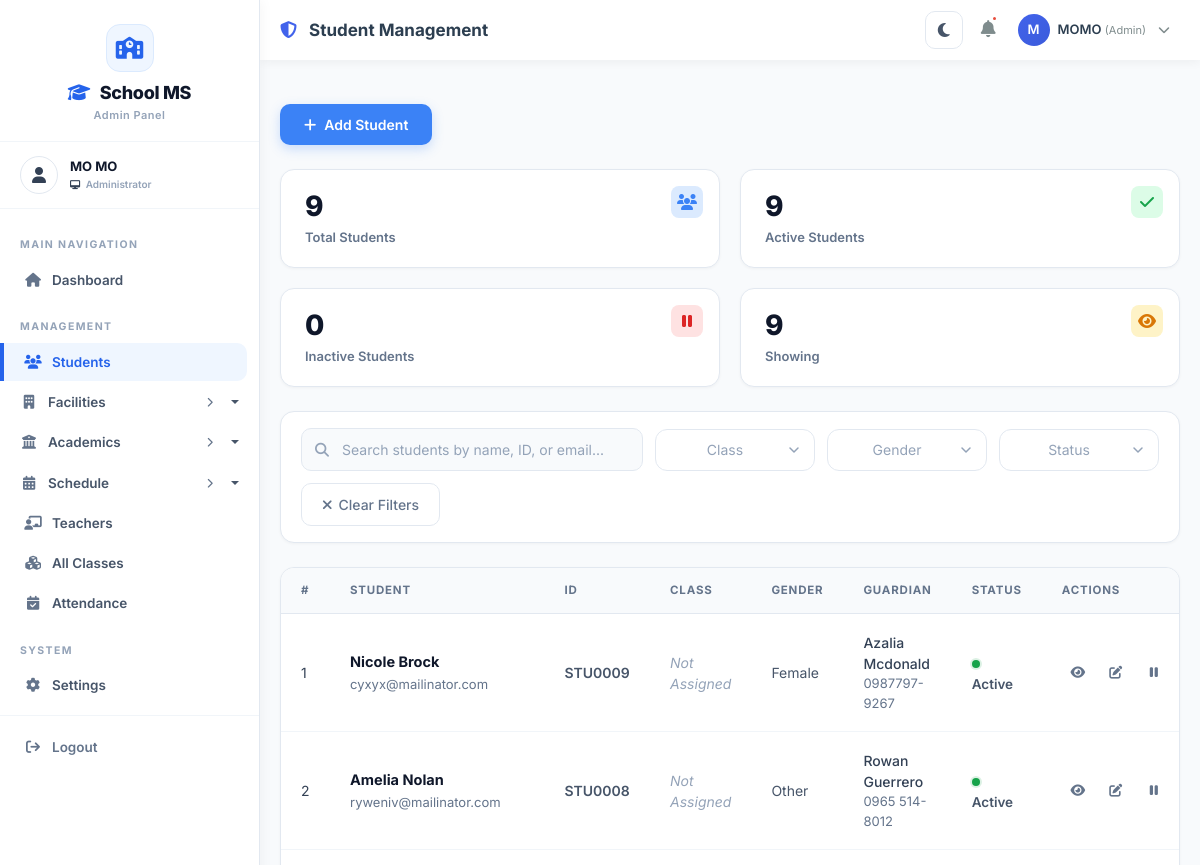
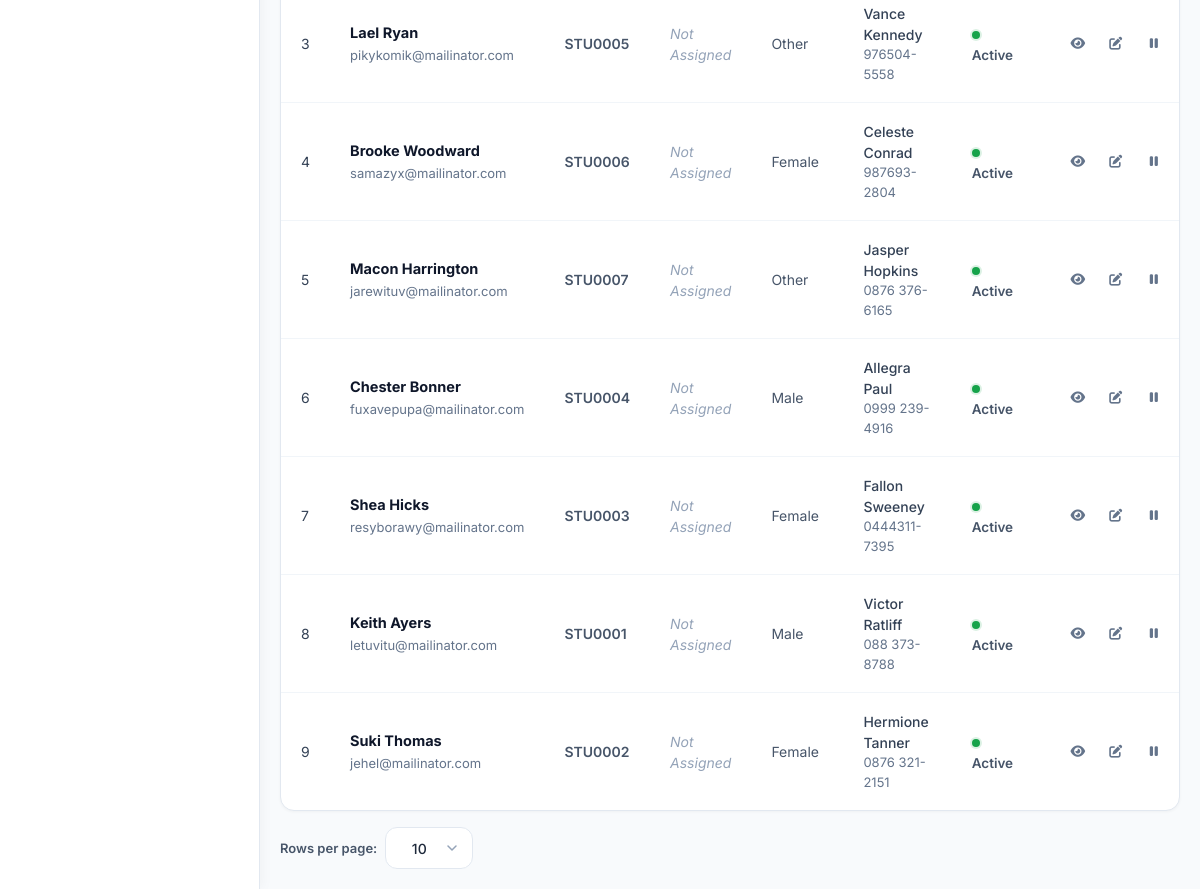
The app's page /students/list/ (signed in), older data (2 pictures, top to bottom).
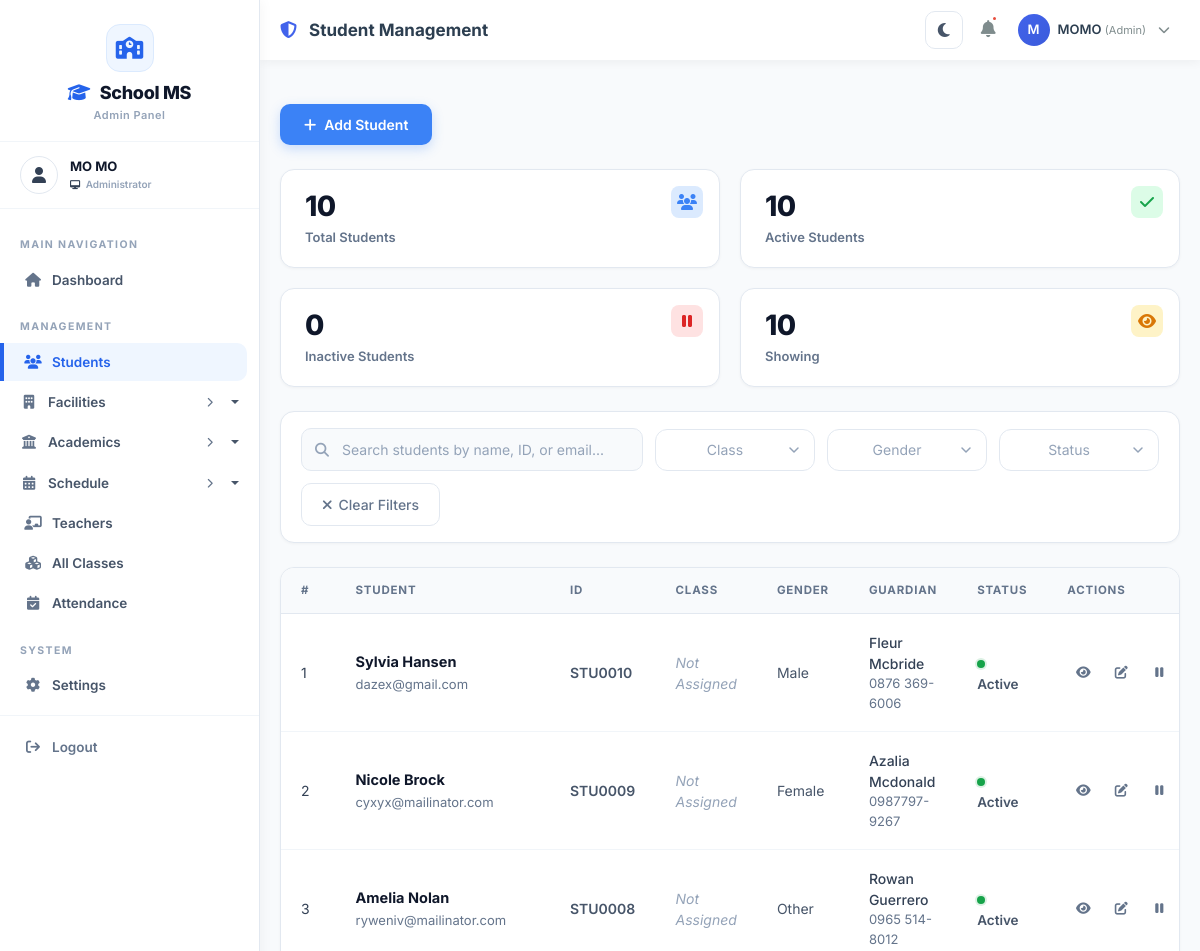
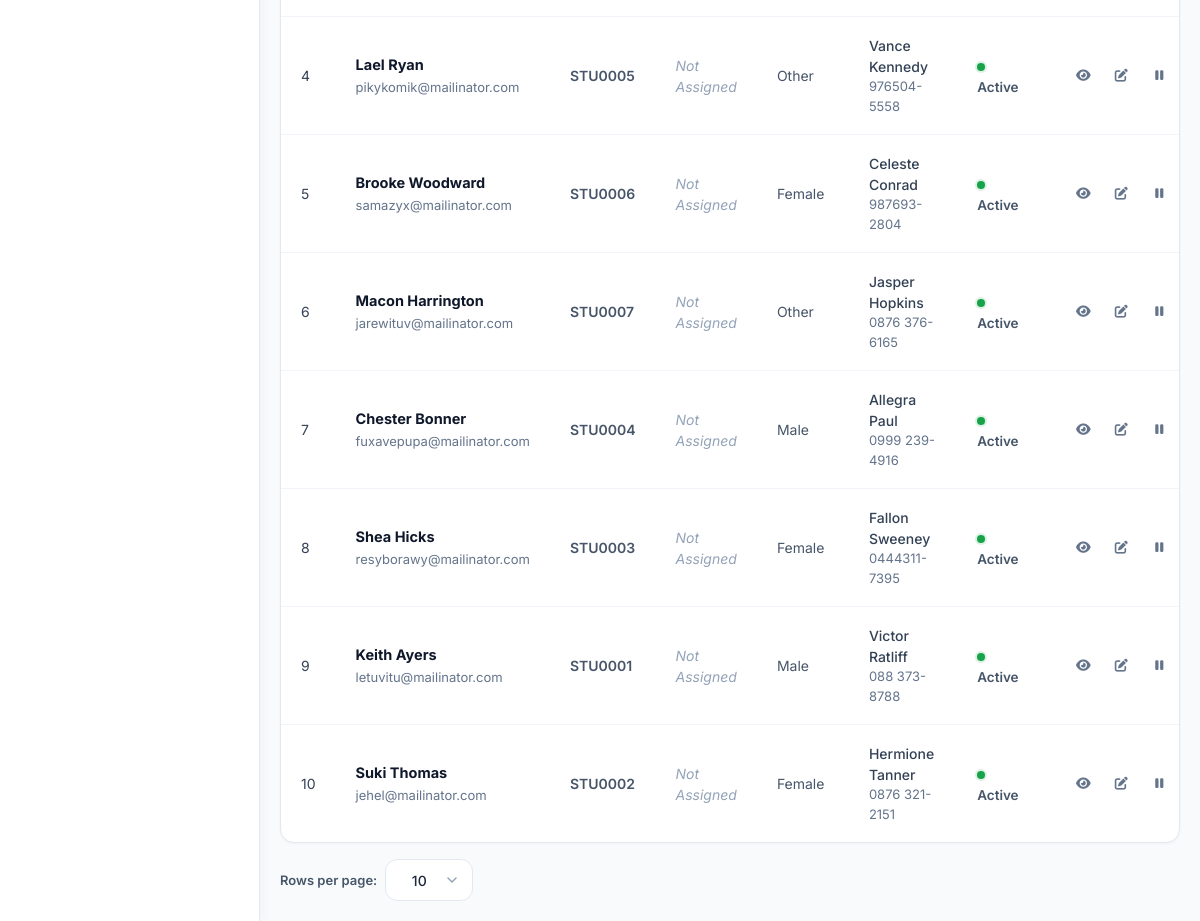
The same page, newer data (2 pictures, top to bottom).
### students/models.py (models this page shows, shortened)
class Student(models.Model):
    GENDER_CHOICES = [
        ('M', 'Male'),
        ('F', 'Female'),
        ('O', 'Other')
    ]
    YEAR_CHOICES = [
        ('1', '1st Year'),
        ('2', '2nd Year'),
        ('3', '3rd Year'),
        ('4', '4th Year'),
        ('5', '5th Year'),
    ]
    user = models.OneToOneField(User, on_delete=models.CASCADE, related_name='student_profile', null=True, blank=True)
    student_id = models.CharField(max_length=20, unique=True, editable=False)
    first_name = models.CharField(max_length=100)
    last_name = models.CharField(max_length=100)
    date_of_birth = models.DateField()
    gender = models.CharField(max_length=10, choices=GENDER_CHOICES)
    phone = models.CharField(max_length=15)
    email = models.EmailField()
    address = models.TextField()
    guardian_name = models.CharField(max_length=100)
    guardian_phone = models.CharField(max_length=15)
    guardian_email = models.EmailField(blank=True, null=True)
    enrollment_date = models.DateField(auto_now_add=True)
    major = models.ForeignKey(Major, on_delete=models.SET_NULL, null=True, blank=True, related_name='students')
    year = models.CharField(max_length=10, choices=YEAR_CHOICES, default='1')
    semester = models.IntegerField(default=1, help_text="Current semester (1-8)")
    graduation_year = models.IntegerField(null=True, blank=True)
    classes_enrolled = models.ManyToManyField(
        Class,
        blank=True,
        related_name='enrolled_students'
    )
    courses = models.ManyToManyField(Course, blank=True, related_name='students')
    is_active = models.BooleanField(default=True)
    profile_picture = models.ImageField(upload_to='students/', blank=True, null=True)
    qr_code = models.ImageField(upload_to='qr_codes/', blank=True, null=True)
    qr_registered = models.BooleanField(default=False)
    registration_completed = models.BooleanField(default=False)
    created_at = models.DateTimeField(auto_now_add=True)
    updated_at = models.DateTimeField(auto_now=True)
    def get_full_name(self):
        return f"{self.first_name} {self.last_name}"
    class Meta:
        ordering = ['-enrollment_date']

### students/views.py (the view, shortened to what this page needs)
# urls.py: path('list/', views.student_list, name='student_list'),
@login_required
@admin_required
def student_list(request):
    students = Student.objects.all()
    form = StudentSearchForm(request.GET or None)
    per_page = request.GET.get('per_page', '10')
    try:
        per_page = int(per_page)
    except (TypeError, ValueError):
        per_page = 10
    if per_page not in (5, 10, 20):
        per_page = 10
    paginator = Paginator(students, per_page)
    page_number = request.GET.get('page')
    students_page = paginator.get_page(page_number)
    context = {
        'students': students_page,
        'per_page': per_page,
        'form': form,
        'total_students': Student.objects.count(),
        'active_students': Student.objects.filter(is_active=True).count(),
        'inactive_students': Student.objects.filter(is_active=False).count(),
        'qr_not_registered': Student.objects.filter(qr_registered=False).count(),
        'qr_registered_count': Student.objects.filter(qr_registered=True).count(),
        'per_page_params': 'per_page=' + str(per_page),
    }
    return render(request, 'Backend/admin/student/student_list.html', context)

### classes/context_processors.py (called while the page is built)
def sidebar_counts(request):
    return {
        'total_buildings': Building.objects.filter(is_active=True).count(),
        'total_floors': Floor.objects.filter(is_active=True).count(),
        'total_rooms': Room.objects.filter(is_active=True).count(),
        'total_terms': Term.objects.filter(is_active=True).count(),
        'total_timeslots': TimeSlot.objects.filter(is_active=True).count(),
    }

### templates/Backend/admin/student/student_list.html (shortened to what the changed rows need)
{% extends 'Backend/layouts/admin_layout.html' %}
{% load static %}
{% block content %}
<div class="kpi-grid">
    <div class="kpi-card">
        <div class="kpi-badge blue">
            <i class="fas fa-users"></i>
        </div>
        <div class="kpi-number">{{ total_students|default:0 }}</div>
        <div class="kpi-label">Total Students</div>
    </div>
    <div class="kpi-card">
        <div class="kpi-badge green">
            <i class="fas fa-check"></i>
        </div>
        <div class="kpi-number">{{ active_students|default:0 }}</div>
        <div class="kpi-label">Active Students</div>
    </div>
    <div class="kpi-card">
        <div class="kpi-badge orange">
            <i class="fas fa-eye"></i>
        </div>
        <div class="kpi-number" id="visibleCountCard">{{ students|length }}</div>
        <div class="kpi-label">Showing</div>
    </div>
</div>
<div class="table-container">
    <div class="table-responsive">
        <table class="data-table">
            <thead>
                <tr>
                    <th style="width: 50px;">#</th>
                    <th>Student</th>
                    <th>ID</th>
                    <th>Class</th>
                    <th>Gender</th>
                    <th>Guardian</th>
                    <th>Status</th>
                    <th style="width: 120px;">Actions</th>
                </tr>
            </thead>
            <tbody id="tableBody">
                {% for student in students %}
                <tr class="student-row" data-name="{{ student.get_full_name|lower }}"
                    data-email="{{ student.email|lower }}" data-id="{{ student.student_id|lower }}"
                    data-class="{{ student.class_enrolled.id|default:'' }}" data-gender="{{ student.gender }}"
                    data-status="{% if student.is_active %}active{% else %}inactive{% endif %}">
                    <td>{{ forloop.counter }}</td>
                    <td>
                        <div>
                            <div class="student-name-main">{{ student.get_full_name }}</div>
                            <div class="student-meta">{{ student.email }}</div>
                        </div>
                    </td>
                    <td><span class="cell-id">{{ student.student_id }}</span></td>
                    <td>
                        {% if student.class_enrolled %}
                        <span class="cell-class">{{ student.class_enrolled.name }}</span>
                        {% else %}
                        <span class="cell-unassigned">Not Assigned</span>
                        {% endif %}
                    </td>
                    <td>
                        <span class="cell-gender">{{ student.get_gender_display }}</span>
                    </td>
                    <td>
                        <div class="cell-guardian-name">{{ student.guardian_name }}</div>
                        <div class="cell-guardian-phone">{{ student.guardian_phone }}</div>
                    </td>
                    <td>
                        <span class="status-text">
                            <span class="status-dot {% if student.is_active %}active{% else %}inactive{% endif %}"></span>
                            {% if student.is_active %}Active{% else %}Inactive{% endif %}
                        </span>
                    </td>
                    <td>
                        <div class="action-icons">
                            <a href="{% url 'students:student_detail' student.pk %}" class="action-icon edit" title="View" data-bs-toggle="tooltip">
                                <i class="fas fa-eye"></i>
                            </a>
                            <a href="{% url 'students:student_edit' student.pk %}" class="action-icon edit" title="Edit" data-bs-toggle="tooltip">
                                <i class="fas fa-edit"></i>
                            </a>
                            <a href="{% url 'students:student_toggle_status' student.pk %}" class="action-icon toggle" title="{% if student.is_active %}Deactivate{% else %}Activate{% endif %}" data-bs-toggle="tooltip" onclick="return confirm('Are you sure?')">
                                <i class="fas {% if student.is_active %}fa-pause{% else %}fa-play{% endif %}"></i>
                            </a>
                            <a href="{% url 'students:student_delete' student.pk %}" class="action-icon delete" title="Delete" data-bs-toggle="tooltip" onclick="return confirm('Are you sure you want to delete this student?')">
                            </a>
                        </div>
                    </td>
                </tr>
                {% endfor %}
            </tbody>
        </table>
    </div>
</div>
{% endblock %}

Row changes from the older to the newer data that the page shows:
added Student: get_full_name "Sylvia Hansen", email "dazex@gmail.com", student_id "STU0010", gender "Male", guardian_name "Fleur Mcbride", guardian_phone "0876 369-6006", is_active True (drawn)
Text that changed along with them:
{{ total_students|default:0 }}: "9" → "10"
{{ active_students|default:0 }}: "9" → "10"
{{ students|length }}: "9" → "10"
